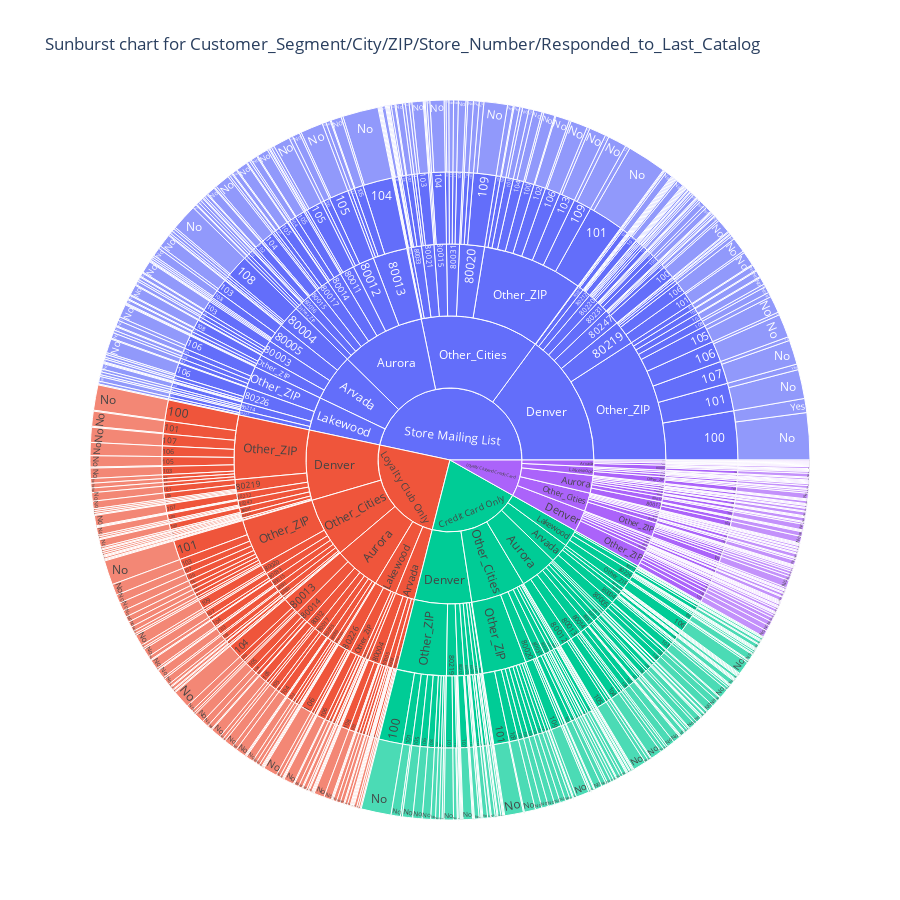

Notebook cell for this chart:
### Code cell
import plotly.express as px

# replace minority city
ls_other_Cities = []
for k, v in dict(Counter(df_p1_customers['City'])).items():
    if v < 150:
        ls_other_Cities.append(k)
        
dict_replace_Cities = {key: 'Other_Cities' for key in ls_other_Cities}
df_p1_customers.replace({'City': dict_replace_Cities}, inplace=True)

# replace minority ZIP
ls_other_ZIPs = []
for k, v in dict(Counter(df_p1_customers['ZIP'])).items():
    if v < 40:
        ls_other_ZIPs.append(k)
        
dict_replace_ZIPs = {key: 'Other_ZIP' for key in ls_other_ZIPs}
df_p1_customers.replace({'ZIP': dict_replace_ZIPs}, inplace=True)

# grouping statistics
ds = df_p1_customers.groupby(['Customer_Segment', 'City', 'ZIP', 
                              'Store_Number', 'Responded_to_Last_Catalog'])['Customer_ID'].count().reset_index()
ds.columns = ['Customer_Segment', 'City', 'ZIP', 
            'Store_Number', 'Responded_to_Last_Catalog', 'count']


# plotting sunburst
fig = px.sunburst(
    ds, 
    path=[
        'Customer_Segment', 'City', 'ZIP', 
        'Store_Number', 'Responded_to_Last_Catalog'
    ], 
    values='count', 
    title='Sunburst chart for Customer_Segment/City/ZIP/Store_Number/Responded_to_Last_Catalog',
    width=900,
    height=900
)

fig.show()

### Figure 1 — Plotly figure (JSON) as saved in the notebook; plotly's stock layout.template omitted (floating-point values rounded to 4 significant figures; data arrays with more than 128 entries replaced by an {"elided": "..."} marker saying what was removed)
{"data": [{"branchvalues": "total", "domain": {"x": [0, 1], "y": [0, 1]}, "hovertemplate": "labels=%{label}<br>count=%{value}<br>parent=%{parent}<br>id=%{id}<extra></extra>", "ids": {"elided": "1177 str values"}, "labels": {"elided": "1177 str values"}, "name": "", "parents": {"elided": "1177 str values"}, "type": "sunburst", "values": {"elided": "1177 int values"}}], "layout": {"height": 900, "legend": {"tracegroupgap": 0}, "title": {"text": "Sunburst chart for Customer_Segment/City/ZIP/Store_Number/Responded_to_Last_Catalog"}, "width": 900}}
